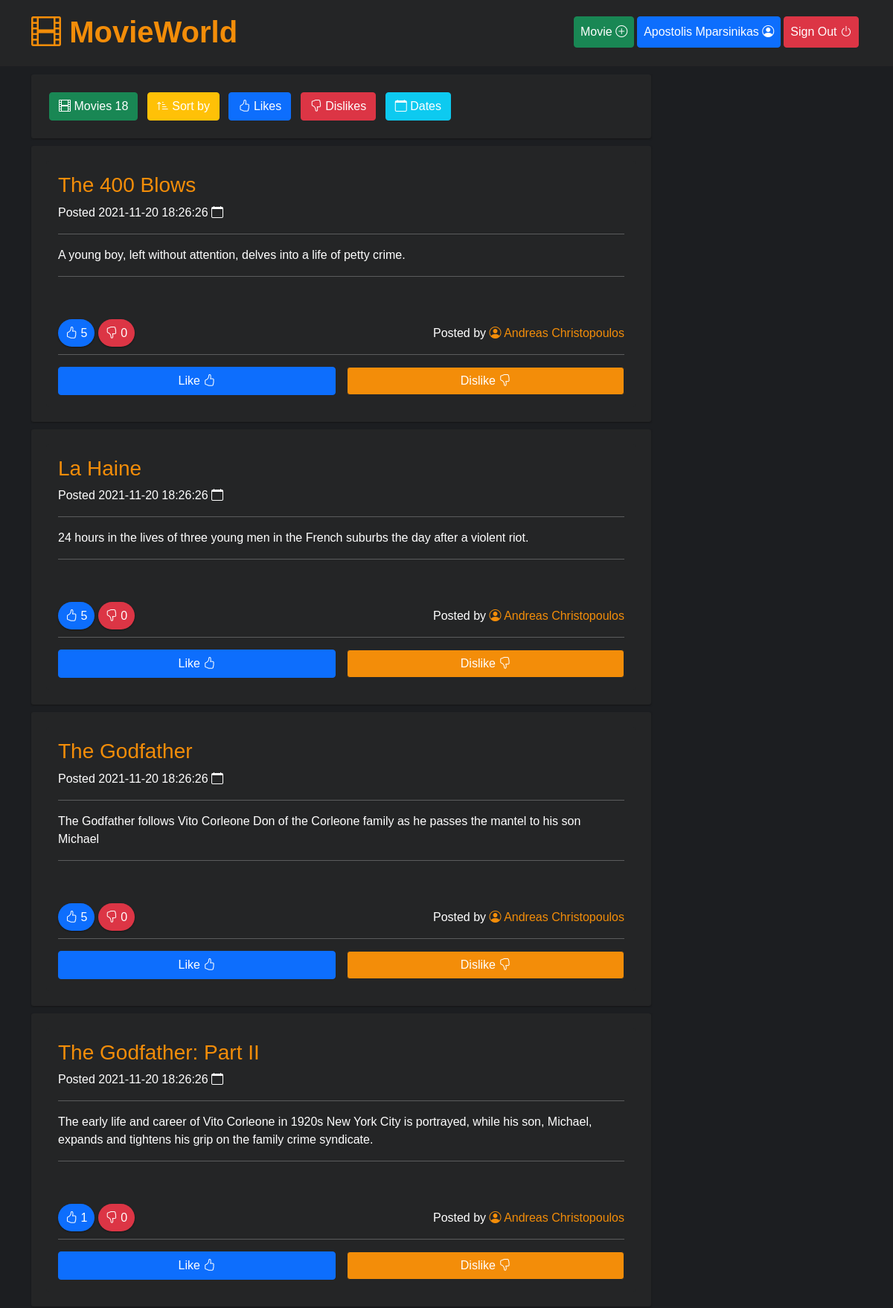
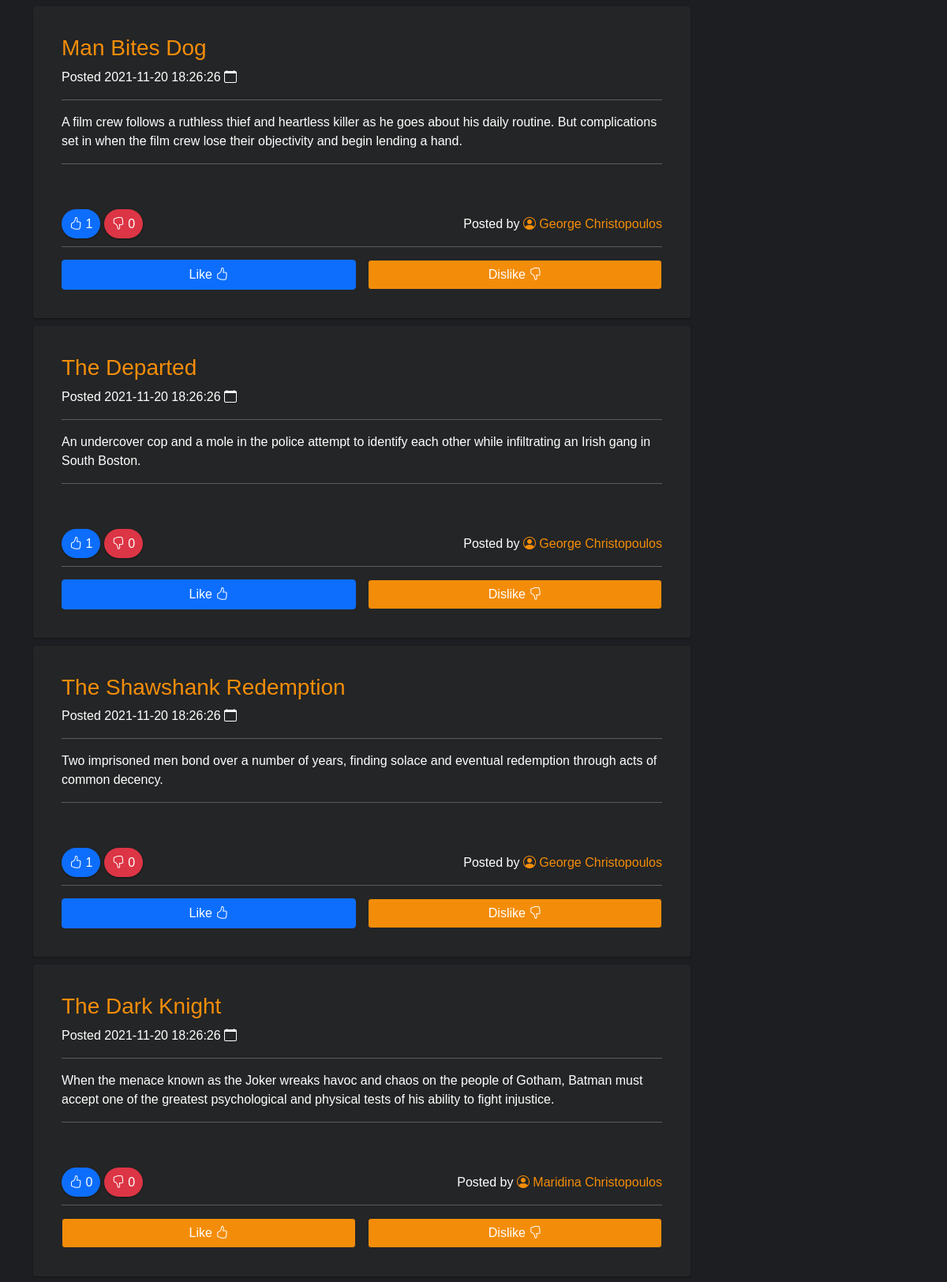
The page /app/public/index.php (signed in, upper part) on the database its author committed (2 pictures, top to bottom).
### tables this page shows
CREATE TABLE `movies` (
	`id` INT NOT NULL AUTO_INCREMENT,
	`title` VARCHAR(240) NOT NULL,
	`description` VARCHAR(240) NOT NULL,
    `user_id` INT NOT NULL,
	`created` DATETIME DEFAULT CURRENT_TIMESTAMP,
	`updated` DATETIME DEFAULT CURRENT_TIMESTAMP,
    FOREIGN KEY (user_id) REFERENCES users (id) ON DELETE CASCADE ON UPDATE CASCADE,
	PRIMARY KEY (`id`)
);

### app/public/index.php (the view, shortened to what this page needs)
<?php
require_once "config.php";
if ($_SESSION && $_SESSION["loggedin"] === true) {
  $userId = $_SESSION['id'];
}
$sort = $_GET["sort"] ?? null;
if ($sort === "likes") {
  $sql_movies = "SELECT * FROM movies INNER JOIN ratings ON movies.id = ratings.movie_id WHERE ratings.rating != 0 GROUP BY movies.id ORDER BY ratings.movie_id ASC";
} elseif ($sort === "dislikes") {
  $sql_movies = "SELECT * FROM movies INNER JOIN ratings ON movies.id = ratings.movie_id WHERE ratings.rating != 0 GROUP BY movies.id ORDER BY ratings.movie_id DESC";
} else {
  $sql_movies = 'SELECT * FROM movies ORDER BY updated DESC';
}
$sql_users = 'SELECT id, fullname, username FROM users';
$sql_total_movies = 'SELECT COUNT(*) FROM movies';
$total_movies = $pdo->query($sql_total_movies)->fetchColumn();
$usernames = array();
foreach ($pdo->query($sql_users) as $row) {
  $usernames[$row['id']] = $row['fullname'];
}
include 'header.php';
?>
<main>
  <div class="container">
    <div class="row g-3">
      <div class="col-lg-9 col-12">
        <div class="movies-info">
          <button class="btn btn-success m-1" onclick="(e)=>e.preventDefault();"><i class="bi bi-film"></i> Movies <?php print $total_movies ?></button>
          <button class="btn btn-warning m-1 text-white" onclick="(e)=>e.preventDefault();"><i class="bi bi-sort-up-alt"></i> Sort by</button>
          <a class="btn btn-primary m-1" href="index.php?sort=likes"><i class="bi bi-hand-thumbs-up"></i> Likes</a>
          <a class="btn btn-danger m-1" href="index.php?sort=dislikes"><i class="bi bi-hand-thumbs-down"></i> Dislikes</a>
          <a class="btn btn-info text-white m-1" href="/"><i class="bi bi-calendar"></i> Dates</a>
        </div>
        <?php
        foreach ($pdo->query($sql_movies) as $row) {
          if ($sort === "likes" || $sort === "dislikes") {
            $sql_likes = 'SELECT COUNT(*) FROM ratings WHERE movie_id=' . $row['movie_id'] . ' AND rating = 1';
            $sql_dislikes = 'SELECT COUNT(*) FROM ratings WHERE movie_id=' . $row['movie_id'] . ' AND rating = -1';
          } else {
            $sql_likes = 'SELECT COUNT(*) FROM ratings WHERE movie_id=' . $row['id'] . ' AND rating = 1';
            $sql_dislikes = 'SELECT COUNT(*) FROM ratings WHERE movie_id=' . $row['id'] . ' AND rating = -1';
          }
          try {
            $likes = $pdo->query($sql_likes)->fetchColumn();
          } catch (PDOException $e) {
            $likes = 0;
          }
          try {
            $dislikes = $pdo->query($sql_dislikes)->fetchColumn();
          } catch (PDOException $e) {
            $dislikes = 0;
          }
          print '<div class="movie-texture">';
          print '<div class="card bg-very-dark">';
          print '<div class="card-body">';
          print '<h3 class="card-title">' . $row['title'] . '</h3>';
          print '<p>Posted ' . $row['updated'] . ' <i class="bi bi-calendar"></i></p>';
          print '<hr />';
          print '<p class="card-text">' . $row['description'] . '</p>';
          print '<hr />';
          print '<p>';
          print '<br /><br />';
          print '<span class="like"><i class="bi bi-hand-thumbs-up"></i> ' . $likes . '</span> ';
          print '<span class="dislike"><i class="bi bi-hand-thumbs-down"></i> ' . $dislikes . '</span>';
          print '<span style="float:right">';
          print 'Posted by <a class="postedby" href="#"><i class="bi bi-person-circle"></i> ' . $usernames[$row['user_id']] . '</a>';
          print '</span>';
          print '</p>';
          if ($_SESSION && $_SESSION["loggedin"] === true && $row['user_id'] != $userId) {
            $sql_rating = "SELECT rating FROM ratings WHERE user_id=" . $_SESSION['id'] . " AND movie_id=" . $row['id'];
            $rating_value = 0;
            try {
              foreach ($pdo->query($sql_rating) as $r) {
                $rating_value = $r["rating"];
              }
            } catch (PDOException $e) {
            }
            print '<p>';
            print '<hr />';
            if ($rating_value === '1') {
              print '<span style="width:49%;float:left;"><a href="/rating.php?movieId=' . $row['id'] . '&userId=' . $userId . '&rating=1" style="width:100%;float:left;" class="btn btn-primary white-border">Like <i class="bi bi-hand-thumbs-up"></i></a></span>';
              print '<span style="width:49%;float:right;"><a href="/rating.php?movieId=' . $row['id'] . '&userId=' . $userId . '&rating=-1" style="width:100%;float:right;" class="btn btn-dark">Dislike <i class="bi bi-hand-thumbs-down"></i></a></span>';
            } else {
              print '<span style="width:49%;float:left;"><a href="/rating.php?movieId=' . $row['id'] . '&userId=' . $userId . '&rating=1" style="width:100%;float:left;" class="btn btn-dark">Like <i class="bi bi-hand-thumbs-up"></i></a></span>';
              print '<span style="width:49%;float:right;"><a href="/rating.php?movieId=' . $row['id'] . '&userId=' . $userId . '&rating=-1" style="width:100%;float:right;" class="btn btn-dark">Dislike <i class="bi bi-hand-thumbs-down"></i></a></span>';
            }
            print '</p>';
          }
          print '</div>';
          print '</div>';
          print '</div>';
        }
        ?>
      </div>
    </div>
  </div>
</main>
<?php include 'footer.php'; ?>

### app/public/assets/css/app.css (style rules this page uses)
* { margin: 0; padding: 0; box-sizing: inherit; }
html { box-sizing: border-box; }
body { background-color: #1c1e21; font-family: 'Robot', sans-serif; color: #fff; }
.bg-very-dark { background-color: #242526; }
.like { padding: 10px; background: #0d6efd; border-radius: 20px; box-shadow: 0 1px 2px #151516; }
.dislike { padding: 10px; background: #dc3545; border-radius: 20px; box-shadow: 0 1px 2px #151516; }
.movies-info { margin: 0px 0; width: 100%; background: #242526; padding: 20px; border-radius: 3px; box-shadow: 0 1px 2px #151516; font-weight: bold; }
.movie-texture { margin: 10px 0; width: 100%; height: auto; background: #242526; padding: 20px; border-radius: 3px; box-shadow: 0 1px 2px #151516; }
.postedby:link, .postedby:visited { color: #f38d09; text-decoration: none; padding-bottom: 4px; border-bottom: 3px solid #242526; transition: border 0.5s ease-in-out; }
.card { border: none; }
.card-title { color: #f38d09; }
.btn-dark { background-color: #f38d09 !important; }

### rows shown on the page
movies: title "The 400 Blows", updated "2021-11-20 18:26:26", description "A young boy, left without attention, delves into a life of petty crime.", likes "5", dislikes "0", user "Andreas Christopoulos", $row['id'] 1 (drawn)
movies: title "La Haine", updated "2021-11-20 18:26:26", description "24 hours in the lives of three young men in the French suburbs the day after a violent riot.", likes "5", dislikes "0", user "Andreas Christopoulos"
movies: title "The Godfather", updated "2021-11-20 18:26:26", description "The Godfather follows Vito Corleone Don of the Corleone family as he passes the mantel to his son Michael", likes "5", dislikes "0", user "Andreas Christopoulos"
movies: title "The Godfather: Part II", updated "2021-11-20 18:26:26", description "The early life and career of Vito Corleone in 1920s New York City is portrayed, while his son, Michael, expands and tightens his grip on the family crime syndicate.", likes "1", dislikes "0", user "Andreas Christopoulos"
movies: title "Man Bites Dog", updated "2021-11-20 18:26:26", description "A film crew follows a ruthless thief and heartless killer as he goes about his daily routine. But complications set in when the film crew lose their objectivity and begin lending a hand.", likes "1", dislikes "0", user "George Christopoulos"
movies: title "The Departed", updated "2021-11-20 18:26:26", description "An undercover cop and a mole in the police attempt to identify each other while infiltrating an Irish gang in South Boston.", likes "1", dislikes "0", user "George Christopoulos"
movies: title "The Shawshank Redemption", updated "2021-11-20 18:26:26", description "Two imprisoned men bond over a number of years, finding solace and eventual redemption through acts of common decency.", likes "1", dislikes "0", user "George Christopoulos"
movies: title "The Dark Knight", updated "2021-11-20 18:26:26", description "When the menace known as the Joker wreaks havoc and chaos on the people of Gotham, Batman must accept one of the greatest psychological and physical tests of his ability to fight injustice.", likes "0", dislikes "0", user "Maridina Christopoulos"

### other values the page prints
$_SESSION['fullname'] "Apostolis Mparsinikas"
$total_movies "18"
